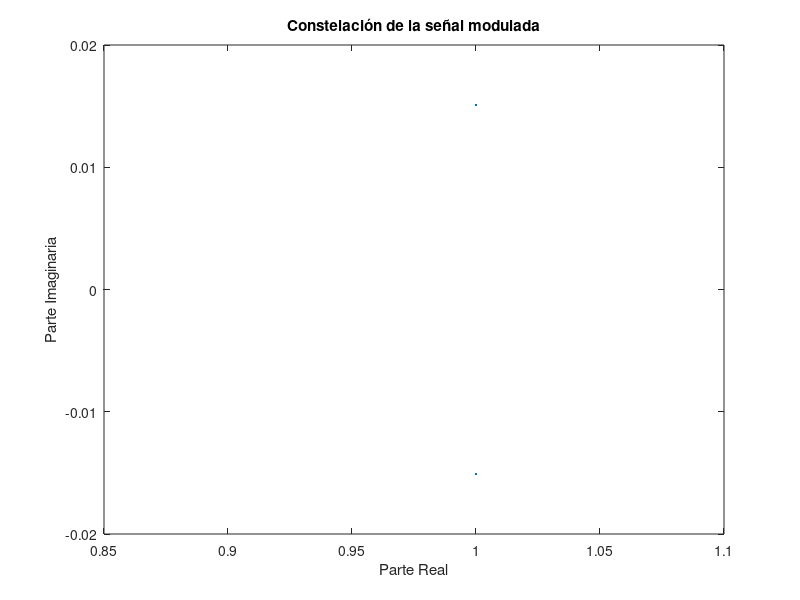

This chart was generated by the following MATLAB code:
% Secuencia de bits de entrada
bits = randi([0, 1], 1, 1000); % bits aleatorios

% Parámetros de la modulación GFSK
f_carrier = 2400; % Frecuencia de la portadora en MHz
bt_product = 0.5; % Producto de ancho de banda por tiempo
baud_rate = 1e6; % Tasa de baudios (bps)
bit_duration = 1 / baud_rate; % Duración de un bit en segundos
sampling_freq = 10 * f_carrier; % Frecuencia de muestreo

% Crear señal modulada
modulated_signal = []; % Inicializar la señal modulada

% Modulación GFSK
for i = 1:length(bits)
    t = (i-1)*bit_duration:1/sampling_freq:i*bit_duration; % Tiempo para el bit actual
    if bits(i) == 1
        phase = cumsum(2 * pi * f_carrier * bit_duration * ones(size(t))); % Fase lineal para un bit de valor 1
    else
        phase = cumsum(-2 * pi * f_carrier * bit_duration * ones(size(t))); % Fase lineal para un bit de valor 0
    end
    modulated_signal = [modulated_signal exp(1j * phase)]; % Agregar símbolo modulado
end

% Visualización de la señal modulada
plot(real(modulated_signal), imag(modulated_signal), '.');
xlabel('Parte Real');
ylabel('Parte Imaginaria');
title('Constelación de la señal modulada');

